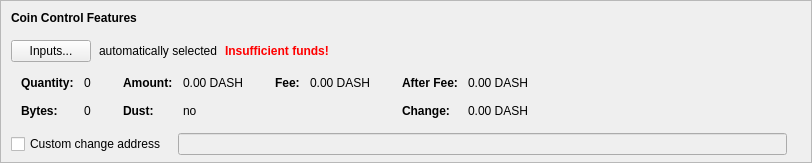
    <widget class="QFrame" name="frameCoinControl">
     <property name="sizePolicy">
      <sizepolicy hsizetype="Expanding" vsizetype="Expanding">
       <horstretch>0</horstretch>
       <verstretch>0</verstretch>
      </sizepolicy>
     </property>
     <property name="maximumSize">
      <size>
       <width>16777215</width>
       <height>16777215</height>
      </size>
     </property>
     <property name="frameShape">
      <enum>QFrame::StyledPanel</enum>
     </property>
     <property name="frameShadow">
      <enum>QFrame::Sunken</enum>
     </property>
     <layout class="QVBoxLayout" name="verticalLayoutCoinControl2">
      <property name="spacing">
       <number>0</number>
      </property>
      <property name="leftMargin">
       <number>0</number>
      </property>
      <property name="topMargin">
       <number>0</number>
      </property>
      <property name="rightMargin">
       <number>0</number>
      </property>
      <property name="bottomMargin">
       <number>6</number>
      </property>
      <item>
       <layout class="QVBoxLayout" name="verticalLayoutCoinControl" stretch="0,0,0,0,1">
        <property name="spacing">
         <number>0</number>
        </property>
        <property name="leftMargin">
         <number>10</number>
        </property>
        <property name="topMargin">
         <number>10</number>
        </property>
        <item>
         <layout class="QHBoxLayout" name="horizontalLayoutCoinControl1">
          <property name="bottomMargin">
           <number>15</number>
          </property>
          <item>
           <widget class="QLabel" name="labelCoinControlFeatures">
            <property name="sizePolicy">
             <sizepolicy hsizetype="Preferred" vsizetype="Maximum">
              <horstretch>0</horstretch>
              <verstretch>0</verstretch>
             </sizepolicy>
            </property>
            <property name="font">
             <font>
              <weight>75</weight>
              <bold>true</bold>
             </font>
            </property>
            <property name="styleSheet">
             <string notr="true">font-weight:bold;</string>
            </property>
            <property name="text">
             <string>Coin Control Features</string>
            </property>
           </widget>
          </item>
         </layout>
        </item>
        <item>
         <layout class="QHBoxLayout" name="horizontalLayoutCoinControl2" stretch="0,0,0,0">
          <property name="spacing">
           <number>8</number>
          </property>
          <property name="bottomMargin">
           <number>10</number>
          </property>
          <item>
           <widget class="QPushButton" name="pushButtonCoinControl">
            <property name="styleSheet">
             <string notr="true"/>
            </property>
            <property name="text">
             <string>Inputs...</string>
            </property>
            <property name="autoDefault">
             <bool>false</bool>
            </property>
           </widget>
          </item>
          <item>
           <widget class="QLabel" name="labelCoinControlAutomaticallySelected">
            <property name="text">
             <string>automatically selected</string>
            </property>
            <property name="margin">
             <number>5</number>
            </property>
           </widget>
          </item>
          <item>
           <widget class="QLabel" name="labelCoinControlInsuffFunds">
            <property name="font">
             <font>
              <weight>75</weight>
              <bold>true</bold>
             </font>
            </property>
            <property name="styleSheet">
             <string notr="true">color:red;font-weight:bold;</string>
            </property>
            <property name="text">
             <string>Insufficient funds!</string>
            </property>
            <property name="margin">
             <number>5</number>
            </property>
           </widget>
          </item>
          <item>
           <spacer name="horizontalSpacerCoinControl">
            <property name="orientation">
             <enum>Qt::Horizontal</enum>
            </property>
            <property name="sizeHint" stdset="0">
             <size>
              <width>40</width>
              <height>1</height>
             </size>
            </property>
           </spacer>
          </item>
         </layout>
        </item>
        <item>
         <widget class="QWidget" name="widgetCoinControl" native="true">
          <property name="sizePolicy">
           <sizepolicy hsizetype="Preferred" vsizetype="Preferred">
            <horstretch>0</horstretch>
            <verstretch>0</verstretch>
           </sizepolicy>
          </property>
          <property name="minimumSize">
           <size>
            <width>0</width>
            <height>0</height>
           </size>
          </property>
          <property name="styleSheet">
           <string notr="true"/>
          </property>
          <layout class="QHBoxLayout" name="horizontalLayoutCoinControl5">
           <property name="leftMargin">
            <number>0</number>
           </property>
           <property name="topMargin">
            <number>0</number>
           </property>
           <property name="rightMargin">
            <number>0</number>
           </property>
           <property name="bottomMargin">
            <number>0</number>
           </property>
           <item>
            <layout class="QHBoxLayout" name="horizontalLayoutCoinControl3" stretch="0,0,0,1">
             <property name="spacing">
              <number>20</number>
             </property>
             <property name="topMargin">
              <number>0</number>
             </property>
             <property name="bottomMargin">
              <number>10</number>
             </property>
             <item>
              <layout class="QFormLayout" name="formLayoutCoinControl1">
               <property name="horizontalSpacing">
                <number>10</number>
               </property>
               <property name="verticalSpacing">
                <number>14</number>
               </property>
               <property name="leftMargin">
                <number>10</number>
               </property>
               <property name="topMargin">
                <number>4</number>
               </property>
               <property name="rightMargin">
                <number>6</number>
               </property>
               <item row="0" column="0">
                <widget class="QLabel" name="labelCoinControlQuantityText">
                 <property name="font">
                  <font>
                   <weight>75</weight>
                   <bold>true</bold>
                  </font>
                 </property>
                 <property name="text">
                  <string>Quantity:</string>
                 </property>
                 <property name="margin">
                  <number>0</number>
                 </property>
                </widget>
               </item>
               <item row="0" column="1">
                <widget class="QLabel" name="labelCoinControlQuantity">
                 <property name="cursor">
                  <cursorShape>IBeamCursor</cursorShape>
                 </property>
                 <property name="contextMenuPolicy">
                  <enum>Qt::ActionsContextMenu</enum>
                 </property>
                 <property name="text">
                  <string notr="true">0</string>
                 </property>
                 <property name="margin">
                  <number>0</number>
                 </property>
                 <property name="textInteractionFlags">
                  <set>Qt::LinksAccessibleByMouse|Qt::TextSelectableByKeyboard|Qt::TextSelectableByMouse</set>
                 </property>
                </widget>
               </item>
               <item row="1" column="0">
                <widget class="QLabel" name="labelCoinControlBytesText">
                 <property name="font">
                  <font>
                   <weight>75</weight>
                   <bold>true</bold>
                  </font>
                 </property>
                 <property name="text">
                  <string>Bytes:</string>
                 </property>
                </widget>
               </item>
               <item row="1" column="1">
                <widget class="QLabel" name="labelCoinControlBytes">
                 <property name="cursor">
                  <cursorShape>IBeamCursor</cursorShape>
                 </property>
                 <property name="contextMenuPolicy">
                  <enum>Qt::ActionsContextMenu</enum>
                 </property>
                 <property name="text">
                  <string notr="true">0</string>
                 </property>
                 <property name="textInteractionFlags">
                  <set>Qt::LinksAccessibleByMouse|Qt::TextSelectableByKeyboard|Qt::TextSelectableByMouse</set>
                 </property>
                </widget>
               </item>
              </layout>
             </item>
             <item>
              <layout class="QFormLayout" name="formLayoutCoinControl2">
               <property name="horizontalSpacing">
                <number>10</number>
               </property>
               <property name="verticalSpacing">
                <number>14</number>
               </property>
               <property name="leftMargin">
                <number>6</number>
               </property>
               <property name="topMargin">
                <number>4</number>
               </property>
               <property name="rightMargin">
                <number>6</number>
               </property>
               <item row="0" column="0">
                <widget class="QLabel" name="labelCoinControlAmountText">
                 <property name="font">
                  <font>
                   <weight>75</weight>
                   <bold>true</bold>
                  </font>
                 </property>
                 <property name="text">
                  <string>Amount:</string>
                 </property>
                 <property name="margin">
                  <number>0</number>
                 </property>
                </widget>
               </item>
               <item row="0" column="1">
                <widget class="QLabel" name="labelCoinControlAmount">
                 <property name="cursor">
                  <cursorShape>IBeamCursor</cursorShape>
                 </property>
                 <property name="contextMenuPolicy">
                  <enum>Qt::ActionsContextMenu</enum>
                 </property>
                 <property name="text">
                  <string notr="true">0.00 DASH</string>
                 </property>
                 <property name="textInteractionFlags">
                  <set>Qt::LinksAccessibleByMouse|Qt::TextSelectableByKeyboard|Qt::TextSelectableByMouse</set>
                 </property>
                </widget>
               </item>
               <item row="1" column="0">
                <widget class="QLabel" name="labelCoinControlLowOutputText">
                 <property name="font">
                  <font>
                   <weight>75</weight>
                   <bold>true</bold>
                  </font>
                 </property>
                 <property name="text">
                  <string>Dust:</string>
                 </property>
                </widget>
               </item>
               <item row="1" column="1">
                <widget class="QLabel" name="labelCoinControlLowOutput">
                 <property name="cursor">
                  <cursorShape>IBeamCursor</cursorShape>
                 </property>
                 <property name="contextMenuPolicy">
                  <enum>Qt::ActionsContextMenu</enum>
                 </property>
                 <property name="text">
                  <string notr="true">no</string>
                 </property>
                 <property name="textInteractionFlags">
                  <set>Qt::LinksAccessibleByMouse|Qt::TextSelectableByKeyboard|Qt::TextSelectableByMouse</set>
                 </property>
                </widget>
               </item>
              </layout>
             </item>
             <item>
              <layout class="QFormLayout" name="formLayoutCoinControl3">
               <property name="horizontalSpacing">
                <number>10</number>
               </property>
               <property name="verticalSpacing">
                <number>14</number>
               </property>
               <property name="leftMargin">
                <number>6</number>
               </property>
               <property name="topMargin">
                <number>4</number>
               </property>
               <property name="rightMargin">
                <number>6</number>
               </property>
               <item row="0" column="0">
                <widget class="QLabel" name="labelCoinControlFeeText">
                 <property name="font">
                  <font>
                   <weight>75</weight>
                   <bold>true</bold>
                  </font>
                 </property>
                 <property name="text">
                  <string>Fee:</string>
                 </property>
                 <property name="margin">
                  <number>0</number>
                 </property>
                </widget>
               </item>
               <item row="0" column="1">
                <widget class="QLabel" name="labelCoinControlFee">
                 <property name="cursor">
                  <cursorShape>IBeamCursor</cursorShape>
                 </property>
                 <property name="contextMenuPolicy">
                  <enum>Qt::ActionsContextMenu</enum>
                 </property>
                 <property name="text">
                  <string notr="true">0.00 DASH</string>
                 </property>
                 <property name="textInteractionFlags">
                  <set>Qt::LinksAccessibleByMouse|Qt::TextSelectableByKeyboard|Qt::TextSelectableByMouse</set>
                 </property>
                </widget>
               </item>
             </layout>
             </item>
             <item>
              <layout class="QFormLayout" name="formLayoutCoinControl4">
               <property name="horizontalSpacing">
                <number>10</number>
               </property>
               <property name="verticalSpacing">
                <number>14</number>
               </property>
               <property name="leftMargin">
                <number>6</number>
               </property>
               <property name="topMargin">
                <number>4</number>
               </property>
               <property name="rightMargin">
                <number>6</number>
               </property>
               <item row="0" column="0">
                <widget class="QLabel" name="labelCoinControlAfterFeeText">
                 <property name="font">
                  <font>
                   <weight>75</weight>
                   <bold>true</bold>
                  </font>
                 </property>
                 <property name="text">
                  <string>After Fee:</string>
                 </property>
                 <property name="margin">
                  <number>0</number>
                 </property>
                </widget>
               </item>
               <item row="0" column="1">
                <widget class="QLabel" name="labelCoinControlAfterFee">
                 <property name="cursor">
                  <cursorShape>IBeamCursor</cursorShape>
                 </property>
                 <property name="contextMenuPolicy">
                  <enum>Qt::ActionsContextMenu</enum>
                 </property>
                 <property name="text">
                  <string notr="true">0.00 DASH</string>
                 </property>
                 <property name="textInteractionFlags">
                  <set>Qt::LinksAccessibleByMouse|Qt::TextSelectableByKeyboard|Qt::TextSelectableByMouse</set>
                 </property>
                </widget>
               </item>
               <item row="1" column="0">
                <widget class="QLabel" name="labelCoinControlChangeText">
                 <property name="font">
                  <font>
                   <weight>75</weight>
                   <bold>true</bold>
                  </font>
                 </property>
                 <property name="text">
                  <string>Change:</string>
                 </property>
                </widget>
               </item>
               <item row="1" column="1">
                <widget class="QLabel" name="labelCoinControlChange">
                 <property name="cursor">
                  <cursorShape>IBeamCursor</cursorShape>
                 </property>
                 <property name="contextMenuPolicy">
                  <enum>Qt::ActionsContextMenu</enum>
                 </property>
                 <property name="text">
                  <string notr="true">0.00 DASH</string>
                 </property>
                 <property name="textInteractionFlags">
                  <set>Qt::LinksAccessibleByMouse|Qt::TextSelectableByKeyboard|Qt::TextSelectableByMouse</set>
                 </property>
                </widget>
               </item>
              </layout>
             </item>
            </layout>
           </item>
          </layout>
         </widget>
        </item>
        <item>
         <layout class="QHBoxLayout" name="horizontalLayoutCoinControl4" stretch="0,0,0">
          <property name="spacing">
           <number>12</number>
          </property>
          <property name="sizeConstraint">
           <enum>QLayout::SetDefaultConstraint</enum>
          </property>
          <property name="topMargin">
           <number>5</number>
          </property>
          <property name="rightMargin">
           <number>5</number>
          </property>
          <item>
           <widget class="QCheckBox" name="checkBoxCoinControlChange">
            <property name="toolTip">
             <string>If this is activated, but the change address is empty or invalid, change will be sent to a newly generated address.</string>
            </property>
            <property name="text">
             <string>Custom change address</string>
            </property>
           </widget>
          </item>
          <item>
           <widget class="QValidatedLineEdit" name="lineEditCoinControlChange">
            <property name="enabled">
             <bool>false</bool>
            </property>
            <property name="sizePolicy">
             <sizepolicy hsizetype="Expanding" vsizetype="Fixed">
              <horstretch>0</horstretch>
              <verstretch>0</verstretch>
             </sizepolicy>
            </property>
           </widget>
          </item>
          <item>
           <widget class="QLabel" name="labelCoinControlChangeLabel">
            <property name="sizePolicy">
             <sizepolicy hsizetype="Preferred" vsizetype="Expanding">
              <horstretch>0</horstretch>
              <verstretch>0</verstretch>
             </sizepolicy>
            </property>
            <property name="minimumSize">
             <size>
              <width>0</width>
              <height>0</height>
             </size>
            </property>
            <property name="text">
             <string/>
            </property>
            <property name="margin">
             <number>3</number>
            </property>
           </widget>
          </item>
         </layout>
        </item>
        <item>
         <spacer name="verticalSpacerCoinControl">
          <property name="orientation">
           <enum>Qt::Vertical</enum>
          </property>
          <property name="sizeHint" stdset="0">
           <size>
            <width>800</width>
            <height>1</height>
           </size>
          </property>
         </spacer>
        </item>
       </layout>
      </item>
     </layout>
    </widget>
